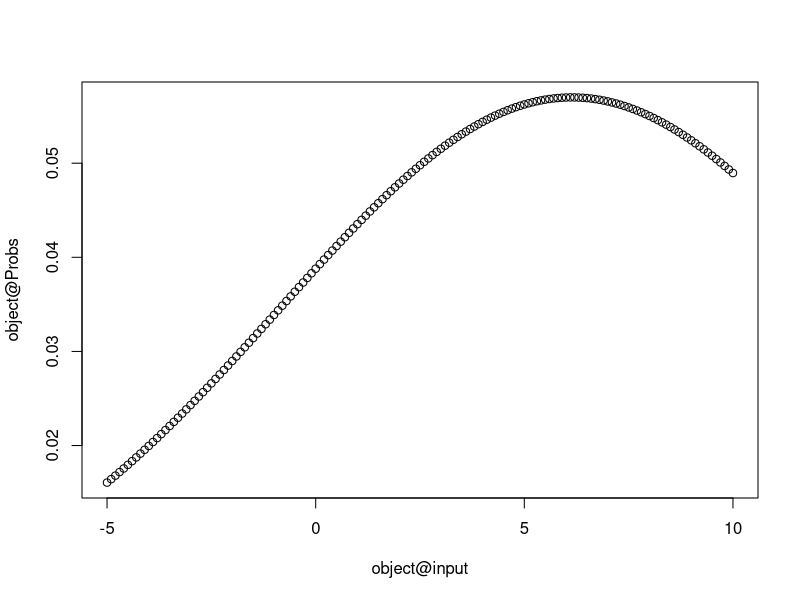
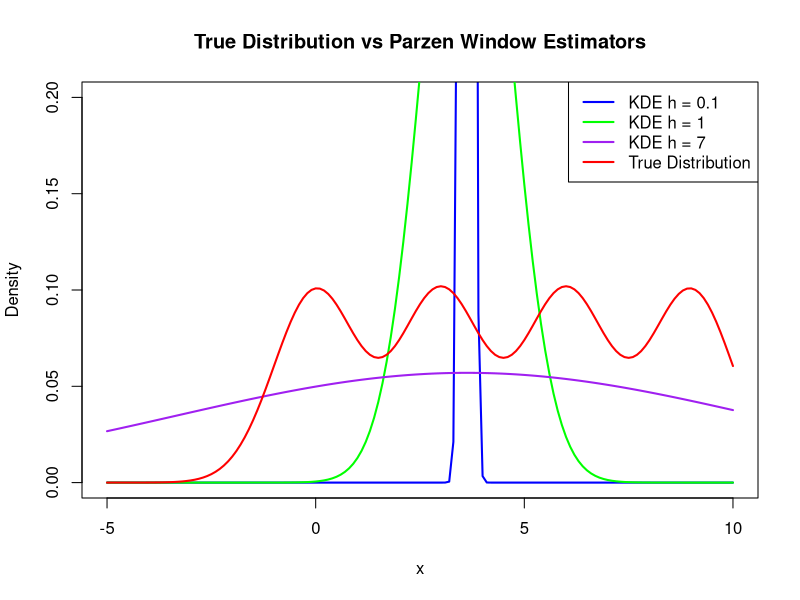

Generate these figures, in order, with R: (Note: a time limit stopped this script after it produced the figures.)
## ---- chunk 1
validity.Parzen.smoother <- function(object) {
   
    if (length(object@Data) == 0) { return("Data set is empty")} #this one works 

    if (object@h == 0) {return("h is zero")}  #this works
   
  return(TRUE)
  
}

setClass("Parzen.smoother",representation(Data = "numeric",
                                    h = "numeric",
                                    Probs = "numeric",
                                    input = "numeric"), validity = validity.Parzen.smoother, 
                                    prototype = list(h = NA_real_))
                                 
setMethod("initialize", "Parzen.smoother", function(.Object, Data, h = NA_real_, Probs, input) {
  Data <- na.omit(Data)
  
  output <- numeric(length(Data)) #cleaning up the na's works 
  
   if (is.na(h)) {
    s <- sd(Data)
    inter_q <- IQR(Data)
    n <- length(Data)
    h <- 1.06 * min(s, inter_q / 1.249) * n^(-1/5)
   }
    .Object <- callNextMethod(.Object, Data = Data, h = h, Probs = Probs, input=input)
  
  # Validate the object
  validObject(.Object)
  
  return(.Object)
  
})

## ---- chunk 2
setGeneric("Parzen.creator", function(object) {standadardGeneric("Parzen.creator")})

setMethod("Parzen.creator", signature= "Parzen.smoother", function(object){
  
  n <- length(object@Data)
  
  k <- length(object@input)
  
  for (j in 1:k) {
      
      for (i in 1:n) {
          
        object@Probs[j] = sum(1/object@h*mean(dnorm((object@Data[i]-object@input[j])/object@h)))
         }
     }
  return(object)
})

## ---- chunk 3
setGeneric("demonstrate", function(object) {standadardGeneric("demonstrate")})
setMethod("demonstrate", signature = "Parzen.smoother", function(object) {
  (plot(x=object@input, y=object@Probs))
  cat("input x", object@Data, "\n")
  cat("output p(x)", object@Probs, "\n")
  cat("input for p(x)", object@input, "\n")

})

## ---- chunk 4

 x <- matrix(0, nrow = 800, ncol = 2)
  
  # Fill the first column with random uniform values between 0 and 1
  x[, 1] <- runif(800, 0, 1)
  
  # Apply conditions on the second column based on the values in the first column
  x[x[,1] <= 0.25, 2] <- rnorm(sum(x[,1] <= 0.25), mean = 0, sd = 1)
  
  x[x[,1] > 0.25 & x[,1] <= 0.5, 2] <- rnorm(sum(x[,1] > 0.25 & x[,1] <= 0.5), mean = 3, sd = 1)
  
  x[x[,1] > 0.5 & x[,1] <= 0.75, 2] <- rnorm(sum(x[,1] > 0.5 & x[,1] <= 0.75), mean = 6, sd = 1)
    
  x[x[,1] > 0.75 & x[,1] <= 1, 2] <- rnorm(sum(x[,1] > 0.75 & x[,1] <= 1), mean = 9, sd = 1)
  
  data <- x[,2]
  
  Input <- seq(-5,10,by=.1)
  
vessel <- new("Parzen.smoother", Data = data, Probs = numeric(), input = Input, h=7)
demonstrate(Parzen.creator(vessel))


## ---- chunk 5
# Define the true mixture of normals PDF
true_pdf <- function(x) {
  0.25 * dnorm(x, mean = 0, sd = 1) +
  0.25 * dnorm(x, mean = 3, sd = 1) +
  0.25 * dnorm(x, mean = 6, sd = 1) +
  0.25 * dnorm(x, mean = 9, sd = 1)
}



 x <- matrix(0, nrow = 800, ncol = 2)
  
  # Fill the first column with random uniform values between 0 and 1
  x[, 1] <- runif(800, 0, 1)
  
  # Apply conditions on the second column based on the values in the first column
  x[x[,1] <= 0.25, 2] <- rnorm(sum(x[,1] <= 0.25), mean = 0, sd = 1)
  
  x[x[,1] > 0.25 & x[,1] <= 0.5, 2] <- rnorm(sum(x[,1] > 0.25 & x[,1] <= 0.5), mean = 3, sd = 1)
  
  x[x[,1] > 0.5 & x[,1] <= 0.75, 2] <- rnorm(sum(x[,1] > 0.5 & x[,1] <= 0.75), mean = 6, sd = 1)
    
  x[x[,1] > 0.75 & x[,1] <= 1, 2] <- rnorm(sum(x[,1] > 0.75 & x[,1] <= 1), mean = 9, sd = 1)
  
  data <- x[,2]



# Define the input range for the plot (same as your Input in the Parzen smoother)
x_vals <- seq(-5, 10, by = 0.1)

true_pdf_values <- numeric(151)

true_pdf_values <- true_pdf(x_vals)
# Generate Parzen smoother results for different bandwidths (h values)

# h = 0.1
vessel_0.1 <- new("Parzen.smoother", Data = data, Probs = numeric(), input = Input, h = 0.1)
vessel_0.1 <- Parzen.creator(vessel_0.1)

# h = 1
vessel_1 <- new("Parzen.smoother", Data = data, Probs = numeric(), input = Input, h = 1)
vessel_1 <- Parzen.creator(vessel_1)

# h = 7
vessel_7 <- new("Parzen.smoother", Data = data, Probs = numeric(), input = Input, h = 7)
vessel_7 <- Parzen.creator(vessel_7)

# Plot the Parzen smoother KDE approximation for h = 0.1
plot(vessel_0.1@input, vessel_0.1@Probs, type = "l", col = "blue", lwd = 2,
     ylim = c(0, 0.2), main = "True Distribution vs Parzen Window Estimators",
     xlab = "x", ylab = "Density", xlim = c(-5, 10))

# Overlay the Parzen smoother KDE approximation for h = 1
lines(vessel_1@input, vessel_1@Probs, col = "green", lwd = 2)

# Overlay the Parzen smoother KDE approximation for h = 7
lines(vessel_7@input, vessel_7@Probs, col = "purple", lwd = 2)

# Add the true distribution to the same plot
lines(x_vals, true_pdf(x_vals), col = "red", lwd = 2)

# Add a legend to distinguish between the KDE estimates and the true distribution
legend("topright", legend = c("KDE h = 0.1", "KDE h = 1", "KDE h = 7", "True Distribution"),
       col = c("blue", "green", "purple", "red"), lwd = 2)

## ---- chunk 6
SAMPLE <- matrix(0, nrow = 150, ncol = 800)

for (i in 1:150) {
  
  x <- matrix(0, nrow = 800, ncol = 2)
  
  # Fill the first column with random uniform values between 0 and 1
  x[, 1] <- runif(800, 0, 1)
  
  # Apply conditions on the second column based on the values in the first column
  x[x[,1] <= 0.25, 2] <- rnorm(sum(x[,1] <= 0.25), mean = 0, sd = 1)
  x[x[,1] > 0.25 & x[,1] <= 0.5, 2] <- rnorm(sum(x[,1] > 0.25 & x[,1] <= 0.5), mean = 3, sd = 1)
  x[x[,1] > 0.5 & x[,1] <= 0.75, 2] <- rnorm(sum(x[,1] > 0.5 & x[,1] <= 0.75), mean = 6, sd = 1)
  x[x[,1] > 0.75 & x[,1] <= 1, 2] <- rnorm(sum(x[,1] > 0.75 & x[,1] <= 1), mean = 9, sd = 1)
  
  # Assign the second column (the data you need) to the SAMPLE matrix
  SAMPLE[i,] <- x[, 2]
}
## ---- chunk 7
table_of_evaluations_at_trials <- matrix(0,nrow=150,ncol=151)

for (i in 1:150) {
  
vessel_phi <- new("Parzen.smoother", Data = SAMPLE[i,], Probs = numeric(), input = Input, h = 7)
vessel_phi <- Parzen.creator(vessel_phi)

table_of_evaluations_at_trials[i,] <- vessel_phi@Probs

}



sample_evaluated <- table_of_evaluations_at_trials

column_names <- seq(-5, 10, by = 0.1)

colnames(sample_evaluated) <- column_names

rows <- seq(1:150)

rownames(sample_evaluated) <- rows

mean_for_each_alpha <- matrix(0, nrow = 1, ncol = 151)
mean_for_each_alpha[1, ] <- colMeans(sample_evaluated[, seq(1:151)])
(mean_for_each_alpha)

plot(x=column_names, y=mean_for_each_alpha)

## ---- chunk 8
variance_for_each_alpha <- matrix(0,nrow=1,ncol=151)
for(i in 1:151){
    variance_for_each_alpha[1,i] <- mean((sample_evaluated[seq(1:150),i]-mean_for_each_alpha[1,i])^2)
}




bias <- matrix(0,nrow=1,ncol=151)
for (i in 1:151) {
  bias[1,i] <- mean_for_each_alpha[1,i] - true_pdf_values[i]
}



MSE <- numeric(151)
for (i in 1:151) {
  MSE[i] <- variance_for_each_alpha[1,i] + (bias[i])^2
}



bias_totall <- numeric(1)
for (i in 1:151)
bias_totall <- mean((bias[i])^2)



var_totall <- numeric(1)
for (i in 1:151)
var_totall <- mean((variance_for_each_alpha[i]))



print(bias_totall)
print(var_totall)
## ---- chunk 9
h<- c(.01, .1, .3, .6, 1, 3, 7)

bias_column <- c(0.01549748,0.0003584315,3.234368e-05,1.273845e-08,4.866585e-06,0.0001553659,0.0004310315)
var_column <- c(5.100354,0.1145063,0.0457739,0.02382282,0.01360701,0.00249561,0.0002015679 )

data <- data.frame(h, bias_column, var_column)
plot(data$h, data$bias_column, type="b", col="blue", 
     xlab="h", ylab="Value", main="Bias and Variance as a function of h")
lines(data$h, data$var_column, type="b", col="red")

MSE <- data[,2] + data[,3]


(h[which.min(MSE)])

#ONCE AGAIN IT'S SEVEN, THE RESULT IS CONFIRMED
